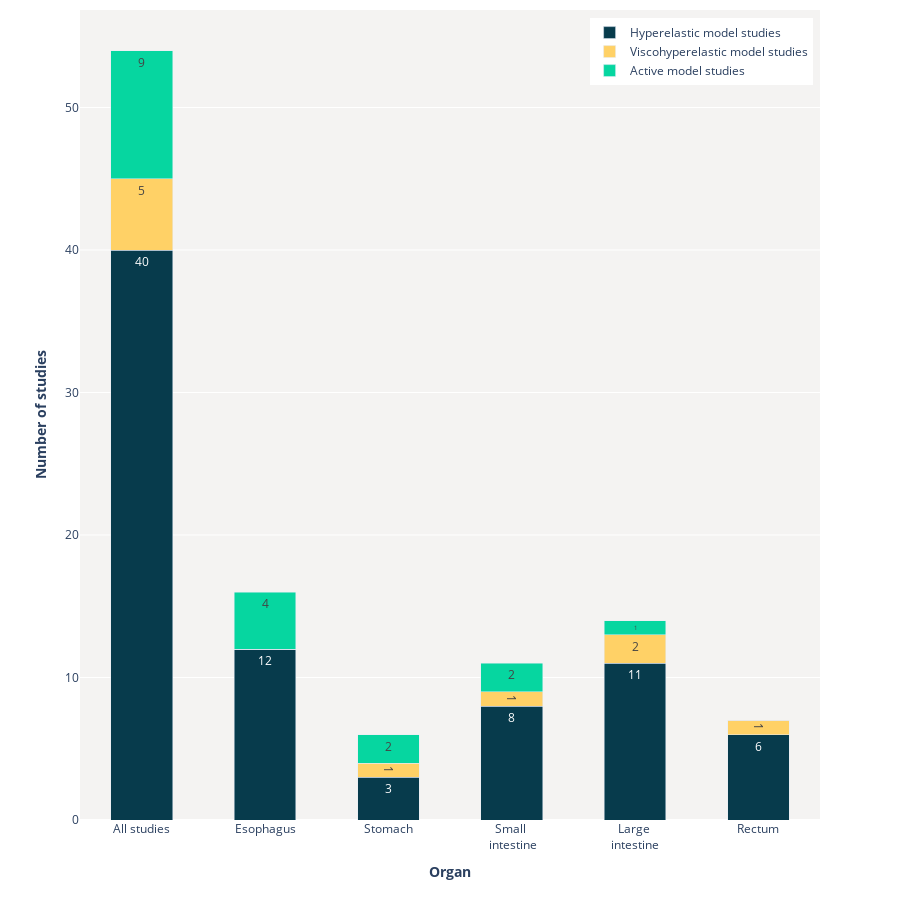

Notebook cell for this chart:
### Code cell
#Study count
hyperelastic_count = []
hyperelastic_count.append(total_hyperelastic)
for organ in organ_list:
    hyperelastic_count.append(len(df_hyperelastic[(df_hyperelastic["Organ"].str.contains(organ, na = False))]))

viscohyper_count = []
viscohyper_count.append(total_viscohyper)
for organ in organ_list:
    viscohyper_count.append(len(df_viscous[(df_viscous["Organ"].str.contains(organ, na = False))]))
    
active_count = []
active_count.append(total_active)
for organ in organ_list:
    active_count.append(len(df_active[(df_active["Organ"].str.contains(organ, na = False))]))

fig12 = go.Figure(data=[go.Bar(name = 'Hyperelastic model studies',
            x=['All studies', 'Esophagus', 'Stomach', 'Small <br> intestine', 'Large <br>intestine', 'Rectum'], y=hyperelastic_count,
            text=hyperelastic_count,
            textposition='auto',
            marker=dict(color=color_palette[0])
            ),
            go.Bar(name = 'Viscohyperelastic model studies',
            x=['All studies', 'Esophagus', 'Stomach', 'Small <br> intestine', 'Large <br>intestine', 'Rectum'], y=viscohyper_count,
            text=viscohyper_count,
            textposition='auto',
            marker=dict(color=color_palette[1])
            ),
            go.Bar(name = 'Active model studies',
            x=['All studies', 'Esophagus', 'Stomach', 'Small <br> intestine', 'Large <br>intestine', 'Rectum'], y=active_count,
            text=active_count,
            textangle = 0,
            textposition='auto',
            marker=dict(color=color_palette[2])
            )
    ])

fig12.update_layout(
    barmode = 'stack',
    bargap = 0.5,
    autosize = False,
    width = 900,
    height = 900,
    xaxis = dict(title="<b> Organ <b>", showgrid = False, dtick = 1),
    yaxis = dict(title="<b> Number of studies <b>"),
    plot_bgcolor = plot_background_color,
    legend = dict(yanchor="top", y=0.99, xanchor="right", x=0.99), 
    legend_traceorder = 'normal',
    margin = go.layout.Margin(
        t = 10, #top margin
    )
)

fig12.show()
fig12.write_image("total-organ-wise.png", engine="kaleido", scale = 1.0)

### Figure 1 — Plotly figure (JSON) as saved in the notebook; plotly's stock layout.template omitted (floating-point values rounded to 4 significant figures)
{"data": [{"marker": {"color": "#073b4c"}, "name": "Hyperelastic model studies", "text": ["40", "12", "3", "8", "11", "6"], "textposition": "auto", "type": "bar", "x": ["All studies", "Esophagus", "Stomach", "Small <br> intestine", "Large <br>intestine", "Rectum"], "y": [40, 12, 3, 8, 11, 6]}, {"marker": {"color": "#ffd166"}, "name": "Viscohyperelastic model studies", "text": ["5", "0", "1", "1", "2", "1"], "textposition": "auto", "type": "bar", "x": ["All studies", "Esophagus", "Stomach", "Small <br> intestine", "Large <br>intestine", "Rectum"], "y": [5, 0, 1, 1, 2, 1]}, {"marker": {"color": "#06d6a0"}, "name": "Active model studies", "text": ["9", "4", "2", "2", "1", "0"], "textangle": 0, "textposition": "auto", "type": "bar", "x": ["All studies", "Esophagus", "Stomach", "Small <br> intestine", "Large <br>intestine", "Rectum"], "y": [9, 4, 2, 2, 1, 0]}], "layout": {"autosize": false, "bargap": 0.5, "barmode": "stack", "height": 900, "legend": {"traceorder": "normal", "x": 0.99, "xanchor": "right", "y": 0.99, "yanchor": "top"}, "margin": {"t": 10}, "plot_bgcolor": "rgba(242, 241, 239, 0.8)", "width": 900, "xaxis": {"autorange": true, "dtick": 1, "range": [-0.5, 5.5], "showgrid": false, "title": {"text": "<b> Organ <b>"}, "type": "category"}, "yaxis": {"autorange": true, "range": [0, 56.84], "title": {"text": "<b> Number of studies <b>"}, "type": "linear"}}}
